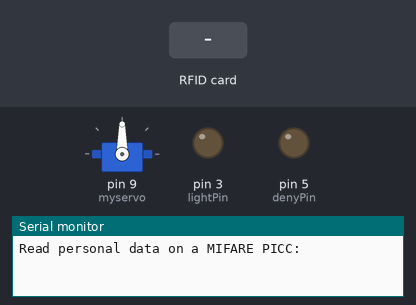
Bench run of a sketch on a simulated Arduino Uno, built with avr-gcc and run on an emulated ATmega328P. Parts: servo, output pins drawn as LEDs (lit = HIGH), the last lines printed to the serial monitor. The inputs (shaded band) are chosen by the test bench. Pins used as bus, display or sensor lines are not drawn.

Above: at 1.2 s.
1.3 s: RFID card 33 45 BB E4 held to the reader
At 1.7 s:
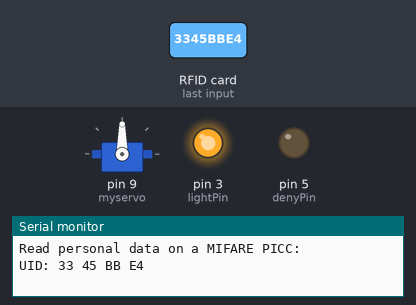
At 3.45 s:
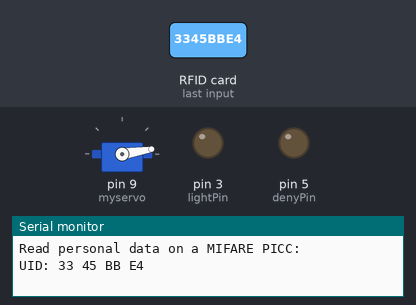
7.3 s: RFID card 5E 7A 19 C4 held to the reader
At 9.6 s:
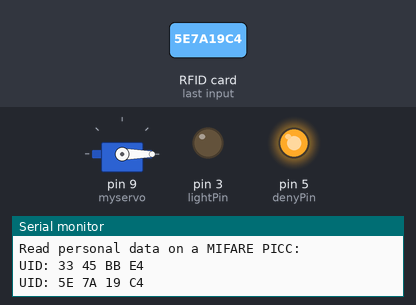
Timing chart, 0 to 15.3 s (numbered marks = the images above; inputs shaded):
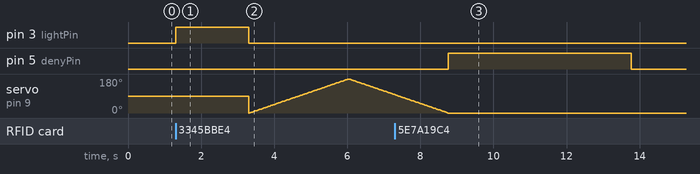

The sketch:

Lock.ino
```cpp
#include <Servo.h>
#include <SPI.h>
#include <MFRC522.h>
Servo myservo;  // create servo object to control a servo
// twelve servo objects can be created on most boards

int pos = 0;    // variable to store the servo position


#define RST_PIN         9           // Configurable, see typical pin layout above
#define SS_PIN          10          // Configurable, see typical pin layout above

MFRC522 mfrc522(SS_PIN, RST_PIN);   // Create MFRC522 instance
int lightPin = 3;
int denyPin = 5;


void setup() {
  myservo.attach(9);  // attaches the servo on pin 9 to the servo object
  Serial.begin(9600);                                           // Initialize serial communications with the PC
  SPI.begin();                                                  // Init SPI bus
  mfrc522.PCD_Init();                                              // Init MFRC522 card
  Serial.println(F("Read personal data on a MIFARE PICC:"));  //shows in serial that it is ready to read
  pinMode(lightPin, OUTPUT);
  pinMode(denyPin, OUTPUT);
}


void loop() {
  if ( ! mfrc522.PICC_IsNewCardPresent()) {
    return;
  }

  // Select one of the cards
  if ( ! mfrc522.PICC_ReadCardSerial()) {
    return;
  }
// check if card contains correct key code
// Read UID
   // Read UID
   String uidString = "";
   for (byte i = 0; i < mfrc522.uid.size; i++) {
      uidString += String(mfrc522.uid.uidByte[i], HEX);
        // Add a space between bytes for comparison
      if (i < mfrc522.uid.size - 1) {
          uidString += " ";
        }
    }

    uidString.toUpperCase();  // Convert UID to uppercase for comparison
    Serial.print("UID: ");
    Serial.println(uidString);
    // Check if UID matches "FF FF FF FF FF FF"
    if (uidString == "33 45 BB E4") {
        digitalWrite(lightPin, HIGH);  // Turn light on
        delay(2000);
        digitalWrite(lightPin, LOW);
         for (pos = 0; pos <= 180; pos += 1) { // goes from 0 degrees to 180 degrees
    // in steps of 1 degree
    myservo.write(pos);              // tell servo to go to position in variable 'pos'
    delay(15);                       // waits 15 ms for the servo to reach the position
  }
  for (pos = 180; pos >= 0; pos -= 1) { // goes from 180 degrees to 0 degrees
    myservo.write(pos);              // tell servo to go to position in variable 'pos'
    delay(15);                       // waits 15 ms for the servo to reach the position
  }
    }

    else {
        digitalWrite(denyPin, HIGH);   // Turn light off
        delay(5000);
        digitalWrite(denyPin, LOW);
    }

    mfrc522.PICC_HaltA();
    mfrc522.PCD_StopCrypto1();

}
```

Measured:
- after the input at 1.3 s, pin 3 (lightPin): LOW → HIGH at once, → LOW 2.0 s later
- after the input at 7.3 s, pin 5 (denyPin): LOW → HIGH after 1.5 s, → LOW 5.0 s later
